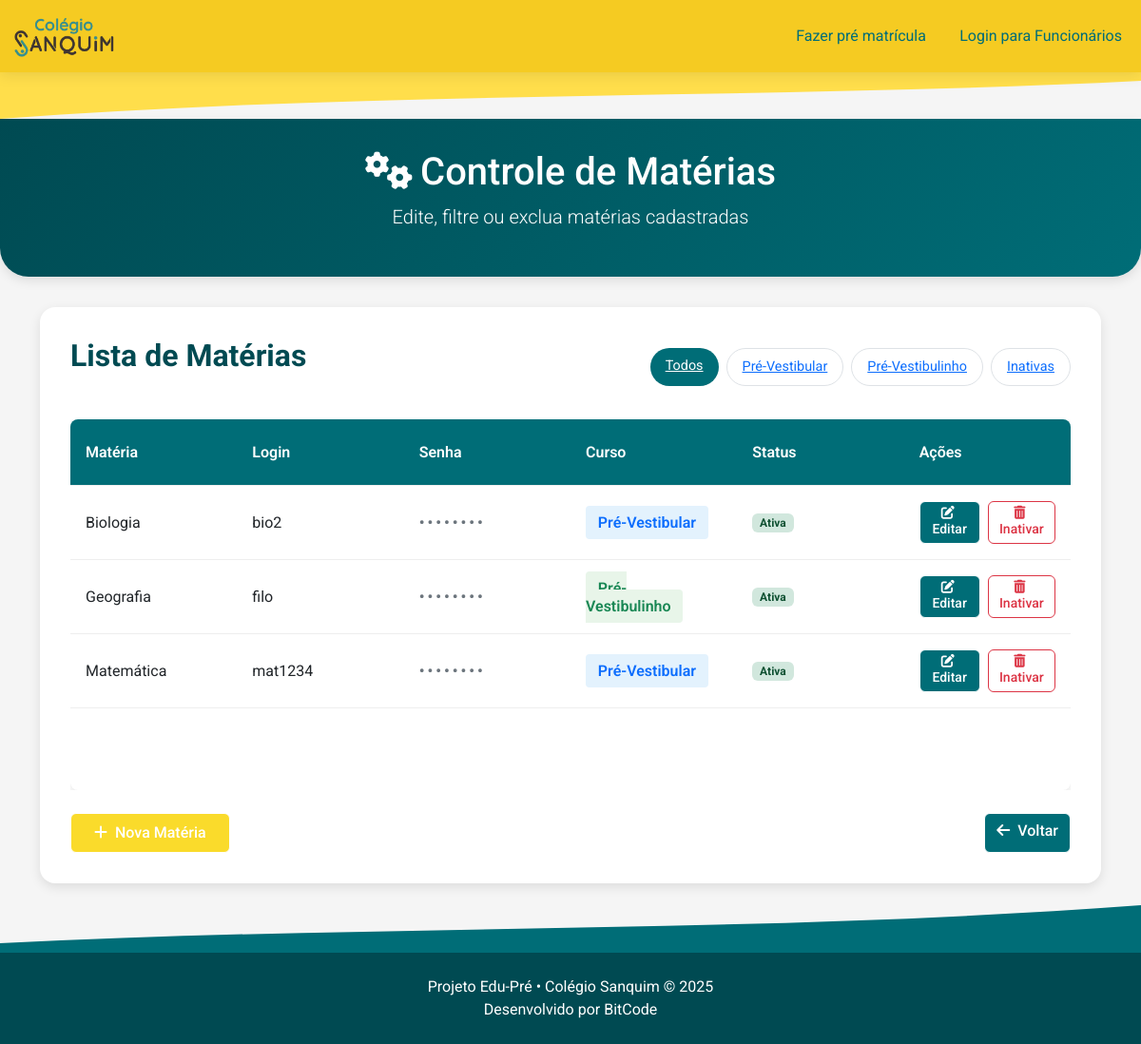
The page /sistema_colégio_Sanquim/adm/controle_materias.php on the database as committed earlier.
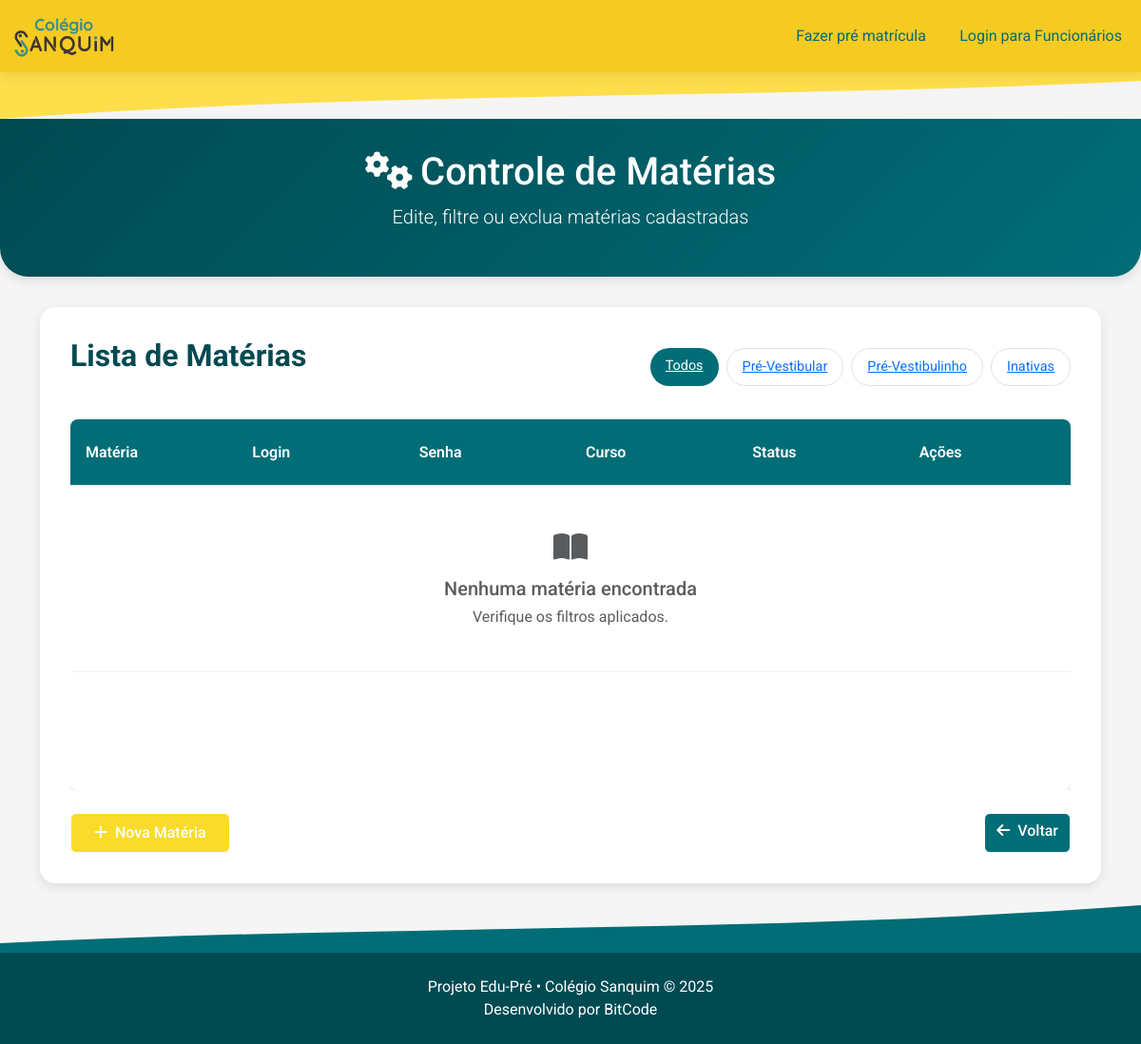
The same page on the database as committed later.
### tables this page shows
CREATE TABLE `materias` (
  `id` int(11) NOT NULL,
  `nome_materia` varchar(100) NOT NULL,
  `login_materia` varchar(50) NOT NULL,
  `senha_materia` varchar(255) NOT NULL,
  `curso` enum('Pré-Vestibular','Pré-Vestibulinho','Ambos') NOT NULL,
  `ementa` text DEFAULT NULL,
  `updated_at` datetime DEFAULT current_timestamp() ON UPDATE current_timestamp(),
  `ativo` tinyint(1) NOT NULL DEFAULT 1
);

### sistema_colégio_Sanquim/adm/controle_materias.php (the view, shortened to what this page needs)
<?php
include '../conexao.php';
include '../menu.php';
$filtro = $_GET['filtro'] ?? 'ambos';
$pagina = isset($_GET['pagina']) ? (int)$_GET['pagina'] : 1;
$porPagina = 4;
$offset = ($pagina - 1) * $porPagina;
$where = "";
if ($filtro == 'prevestibular') {
    $where = "WHERE ativo = 1 AND (curso = 'Pré-Vestibular' OR curso = 'Ambos')";
} elseif ($filtro == 'prevestibulinho') {
    $where = "WHERE ativo = 1 AND (curso = 'Pré-Vestibulinho' OR curso = 'Ambos')";
} elseif ($filtro == 'inativas') {
    $where = "WHERE ativo = 0";
} else {
    $where = "WHERE ativo = 1";
}
$sql_total = "SELECT COUNT(*) AS total FROM materias $where";
$total_result = $conn->query($sql_total)->fetch_assoc();
$sql = "SELECT id, nome_materia, login_materia, curso, ativo FROM materias $where ORDER BY nome_materia ASC LIMIT $porPagina OFFSET $offset";
$resultado = $conn->query($sql);
?>
<!DOCTYPE html>
<html lang="pt-br">
<head>
    <link href="https://cdn.jsdelivr.net/npm/bootstrap@5.3.3/dist/css/bootstrap.min.css" rel="stylesheet">
    <link href="https://cdnjs.cloudflare.com/ajax/libs/font-awesome/6.4.0/css/all.min.css" rel="stylesheet">
    <link href="../style.css" rel="stylesheet">
</head>
<body>
<section class="hero-section">
    <div class="container">
        <h1><i class="fas fa-cogs me-2"></i>Controle de Matérias</h1>
        <p class="lead">Edite, filtre ou exclua matérias cadastradas</p>
    </div>
</section>
<div class="container pb-4">
    <div class="control-container">
        <div class="d-flex justify-content-between align-items-center mb-4">
            <h2 class="control-header">Lista de Matérias</h2>
            <div class="d-flex gap-2 flex-wrap">
                <a href="controle_materias.php?filtro=ambos&pagina=1" class="filter-btn <?= $filtro == 'ambos' ? 'active' : '' ?>">Todos</a>
                <a href="controle_materias.php?filtro=prevestibular&pagina=1" class="filter-btn <?= $filtro == 'prevestibular' ? 'active' : '' ?>">Pré-Vestibular</a>
                <a href="controle_materias.php?filtro=prevestibulinho&pagina=1" class="filter-btn <?= $filtro == 'prevestibulinho' ? 'active' : '' ?>">Pré-Vestibulinho</a>
                <a href="controle_materias.php?filtro=inativas&pagina=1" class="filter-btn <?= $filtro == 'inativas' ? 'active' : '' ?>">Inativas</a>
            </div>
        </div>
        <div class="table-responsive">
            <table class="table-custom">
                <thead>
                    <tr>
                        <th>Matéria</th>
                        <th>Login</th>
                        <th>Senha</th>
                        <th>Curso</th>
                        <th>Status</th>
                        <th>Ações</th>
                    </tr>
                </thead>
                <tbody>
                <?php if ($resultado->num_rows > 0): ?>
                    <?php while ($materia = $resultado->fetch_assoc()): ?>
                        <tr>
                            <td><?= htmlspecialchars($materia['nome_materia']) ?></td>
                            <td><?= htmlspecialchars($materia['login_materia']) ?></td>
                            <td class="password-dots">&bull;&bull;&bull;&bull;&bull;&bull;&bull;&bull;</td>
                            <td>
                                <?php
                                $badgeClass = 'badge-ambos';
                                if ($materia['curso'] === 'Pré-Vestibular') $badgeClass = 'badge-prevestibular';
                                if ($materia['curso'] === 'Pré-Vestibulinho') $badgeClass = 'badge-prevestibulinho';
                                ?>
                                <span class="badge-course <?= $badgeClass ?>"><?= htmlspecialchars($materia['curso']) ?></span>
                            </td>
                            <td>
                                <?php if ($materia['ativo']): ?>
                                    <span class="badge badge-ativo">Ativa</span>
                                <?php else: ?>
                                    <span class="badge badge-inativo">Inativa</span>
                                <?php endif; ?>
                            </td>
                            <td>
                                <div class="d-flex gap-2">
                                    <a href="editar_materia.php?id=<?= $materia['id'] ?>" class="btn btn-sm btn-outline-primary">
                                        <i class="fas fa-edit me-1"></i>Editar
                                    </a>
                                    <?php if ($materia['ativo'] == 1): ?>
                                        <a href="excluir_materia.php?id=<?= $materia['id'] ?>" class="btn btn-sm btn-outline-danger" onclick="return confirm('Tem certeza que deseja inativar esta matéria?')">
                                            <i class="fas fa-trash-alt me-1"></i>Inativar
                                        </a>
                                    <?php else: ?>
                                        <a href="reativar_materia.php?id=<?= $materia['id'] ?>" class="btn btn-sm btn-outline-success" onclick="return confirm('Deseja reativar esta matéria?')">
                                            <i class="fas fa-undo me-1"></i>Reativar
                                        </a>
                                    <?php endif; ?>
                                </div>
                            </td>
                        </tr>
                    <?php endwhile; ?>
                <?php else: ?>
                    <tr>
                        <td colspan="6" class="text-center text-muted py-5">
                            <i class="fas fa-book-open fa-2x mb-3"></i>
                            <h5>Nenhuma matéria encontrada</h5>
                            <p class="mb-0">Verifique os filtros aplicados.</p>
                        </td>
                    </tr>
                <?php endif; ?>
                </tbody>
            </table>
        </div>
        <div class="d-flex justify-content-between mt-4">
            <a href="cadastro_materia.php" class="btn btn-success">
                <i class="fas fa-plus me-2"></i>Nova Matéria
            </a>
            <a href="painel_admin.php" class="btn btn-outline-primary">
                <i class="fas fa-arrow-left me-2"></i>Voltar
            </a>
        </div>
    </div>
</div>
<?php include '../footer.php'; ?>
</body>
</html>

### sistema_colégio_Sanquim/menu.php (shortened to what this page needs)
<?php
$tipo = $_SESSION['tipo_usuario'] ?? null;
$logado = isset($_SESSION['login']);
$currentPage = basename($_SERVER['PHP_SELF']);
$pastaAtual = $_SERVER['PHP_SELF'];
$caminhoBase = (strpos($pastaAtual, '/adm/') !== false || strpos($pastaAtual, '/professor/') !== false) ? '../' : '';
?>
<nav class="navbar navbar-expand-lg navbar-degrade mb-0">
    <div class="container-fluid d-flex justify-content-between align-items-center">
        <a class="navbar-brand d-flex align-items-center" href="<?= $caminhoBase ?>index.php">
            <img src="<?= $caminhoBase ?>img/logo.png" alt="Logo Sanquim">
        </a>
        <div class="collapse navbar-collapse" id="navbarContent">
            <ul class="navbar-nav ms-auto">
                <?php if ($logado): ?>
                    <li class="nav-item me-3">
                        <span class="nav-link disabled" id="dataHora"></span>
                    </li>
                    <?php if ($tipo === 'admin'): ?>
                        <li class="nav-item">
                            <a class="nav-link <?= $currentPage === 'painel_admin.php' ? 'active' : '' ?>"
                               href="<?= $caminhoBase ?>adm/painel_admin.php">
                               Painel do Administrador
                            </a>
                        </li>
                    <?php elseif ($tipo === 'professor'): ?>
                        <li class="nav-item">
                            <a class="nav-link <?= $currentPage === 'painel_professor.php' ? 'active' : '' ?>"
                               href="<?= $caminhoBase ?>professor/painel_professor.php">
                               Painel do Professor
                            </a>
                        </li>
                    <?php endif; ?>
                    <li class="nav-item">
                        <a class="nav-link" href="<?= $caminhoBase ?>logout.php">Sair</a>
                    </li>
                <?php else: ?>
                    <li class="nav-item">
                        <a class="nav-link" href="<?= $caminhoBase ?>matricula.php">Fazer pré matrícula</a>
                    </li>
                    <li class="nav-item">
                        <a class="nav-link" href="<?= $caminhoBase ?>login.php">Login para Funcionários</a>
                    </li>
                <?php endif; ?>
            </ul>
        </div>
    </div>
</nav>
<div class="onda-abaixo">
    <svg viewBox="0 0 1440 100" preserveAspectRatio="none">
        <path d="M0,0 C480,60 960,40 1440,80 L1440,100 L0,100 Z"></path>
    </svg>
</div>

### sistema_colégio_Sanquim/footer.php (shortened to what this page needs)
<div class="footer-container">
    <div class="onda-rodape">
        <svg viewBox="0 0 1440 100" preserveAspectRatio="none" style="transform: scaleX(-1);">
            <path d="M0,0 C480,60 960,40 1440,80 L1440,100 L0,100 Z"></path>
        </svg>
    </div>
    <footer>
        <div class="footer">
            <p>Projeto Edu-Pré • Colégio Sanquim © <?php echo date('Y'); ?></p>
            <p>Desenvolvido por BitCode</p>
        </div>
    </footer>
</div>

### sistema_colégio_Sanquim/style.css (style rules this page uses)
:root { --verde-principal: #006d77; --verde-escuro: #004a52; --amarelo-destaque: #FFD700; --bg-body: #f5f5f5; --sombra: 0 4px 12px rgba(0, 0, 0, 0.1); --fonte: 'Roboto', sans-serif; --color-footer: #004a52; --color-wave: #006d77; }
body { background-color: var(--bg-body); font-family: var(--fonte); margin: 0; display: flex; flex-direction: column; min-height: 100vh; display: flex; }
.table-custom { background-color: white; box-shadow: var(--sombra); border-radius: 8px; overflow: hidden; }
.btn { border-radius: 6px; font-weight: 500; }
.btn-success { background-color: rgb(250, 219, 43); border-color: #ffffff; color: rgb(255, 255, 255); transition: all 0.2s ease; font-weight: 500; padding: 0.5rem 1.5rem; }
.hero-section { background: linear-gradient(135deg, var(--verde-escuro), var(--verde-principal)); color: white; padding: 2rem 0; position: relative; border-radius: 0 0 30px 30px; box-shadow: var(--sombra); text-align: center; margin-bottom: 2rem; }
.btn-outline-primary { background-color: #006d77; border-color: #ffffff; color: rgb(255, 255, 255); transition: all 0.2s ease; }

### sistema_colégio_Sanquim/menu.php (style rules this page uses)
:root { --amarelo-principal: rgb(245, 203, 34); --amarelo-claro: rgb(255, 222, 75); --azul-destaque: #006d77; --branco: #ffffff; }
.navbar-degrade { background: var(--amarelo-principal); padding: 0.8rem clamp(1rem, 5vw, 3rem); font-family: 'Roboto', sans-serif; position: relative; z-index: 1000; box-shadow: 0 2px 15px rgba(0, 0, 0, 0.1); }
.navbar-brand img { height: 50px; transition: transform 0.3s ease; }
.nav-link { font-weight: 700; font-size: 1.15rem; color: var(--azul-destaque) !important; margin-left: 1.2rem; padding: 0.5rem 1.2rem; border-radius: 0.5rem; transition: all 0.3s cubic-bezier(0.25, 0.8, 0.25, 1); }
.onda-abaixo { position: relative; width: 100%; margin-top: -1px; z-index: 999; }
.onda-abaixo svg { display: block; width: 100%; height: 50px; transform: rotateX(180deg); fill: var(--amarelo-claro); }

### sistema_colégio_Sanquim/adm/controle_materias.php (style rules this page uses)
.control-container { background-color: white; border-radius: 16px; padding: 2rem; box-shadow: var(--sombra); }
.control-header { color: var(--verde-escuro); font-weight: 700; margin-bottom: 1.5rem; }
.filter-btn { border-radius: 20px; padding: 0.5rem 1rem; font-size: 0.9rem; }
.filter-btn.active { background-color: var(--verde-principal); color: white; }
.filter-btn:not(.active) { border: 1px solid #dee2e6; }
.table-custom { width: 100%; border-collapse: separate; border-spacing: 0; }
.table-custom thead, .table-custom tbody tr { display: table; width: 100%; table-layout: fixed; }
.table-custom tbody { display: block; min-height: 320px; }
.table-custom thead th { background-color: var(--verde-principal); color: white; font-weight: 600; padding: 1rem; }
.table-custom td, .table-custom th { height: 70px; padding: 1rem; border-bottom: 1px solid #eee; vertical-align: middle; }
.password-dots { letter-spacing: 3px; font-weight: bold; color: #6c757d; }
.badge-course { padding: 0.5em 0.8em; font-weight: 600; border-radius: 4px; }
.badge-prevestibular { background-color: #e3f2fd; color: #0d6efd; }
.badge-prevestibulinho { background-color: #e8f5e9; color: #198754; }
.badge-ativo { background-color: #d1e7dd; color: #0f5132; }

### sistema_colégio_Sanquim/footer.php (style rules this page uses)
.footer-container { margin-top: auto; position: relative; }
.onda-rodape { position: relative; width: 100%; margin-top: -1px; z-index: 999; }
.onda-rodape svg { display: block; width: 100%; height: 50px; fill: var(--color-wave); }
footer { background-color: var(--color-footer); color: white; padding: 1.5rem 0; text-align: center; width: 100%; position: relative; z-index: 2; }
.footer p { margin: 0; padding: 0; color: white; line-height: 1.5; }

Rows that differ between the two databases and show on the page:
removed materias: nome_materia "Biologia", login_materia "bio2", curso "Pré-Vestibular", ativo "Ativa"
removed materias: nome_materia "Geografia", login_materia "filo", curso "Pré-Vestibulinho", ativo "Ativa"
removed materias: nome_materia "Matemática", login_materia "mat1234", curso "Pré-Vestibular", ativo "Ativa"
Other text that changed with them:
text now shown: "Nenhuma matéria encontrada Verifique os filtros aplicados."
